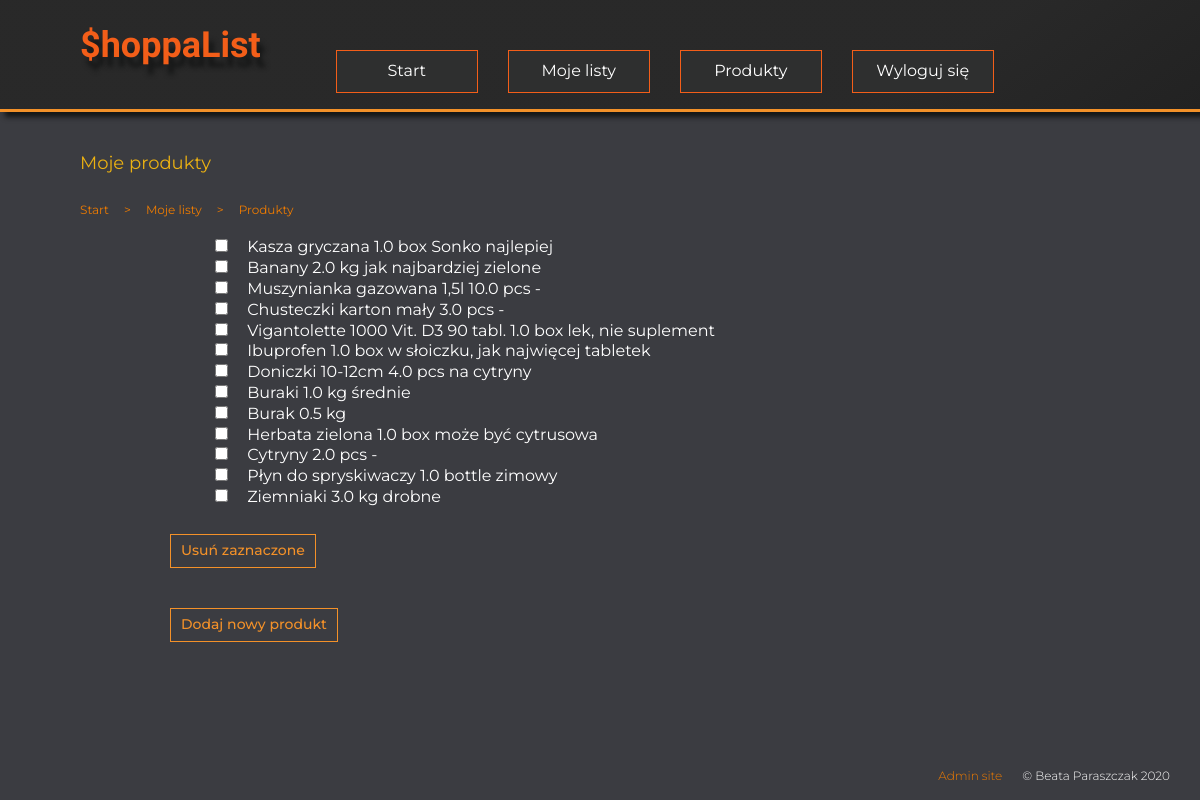
Before: /products/ (signed in) with the older database file.
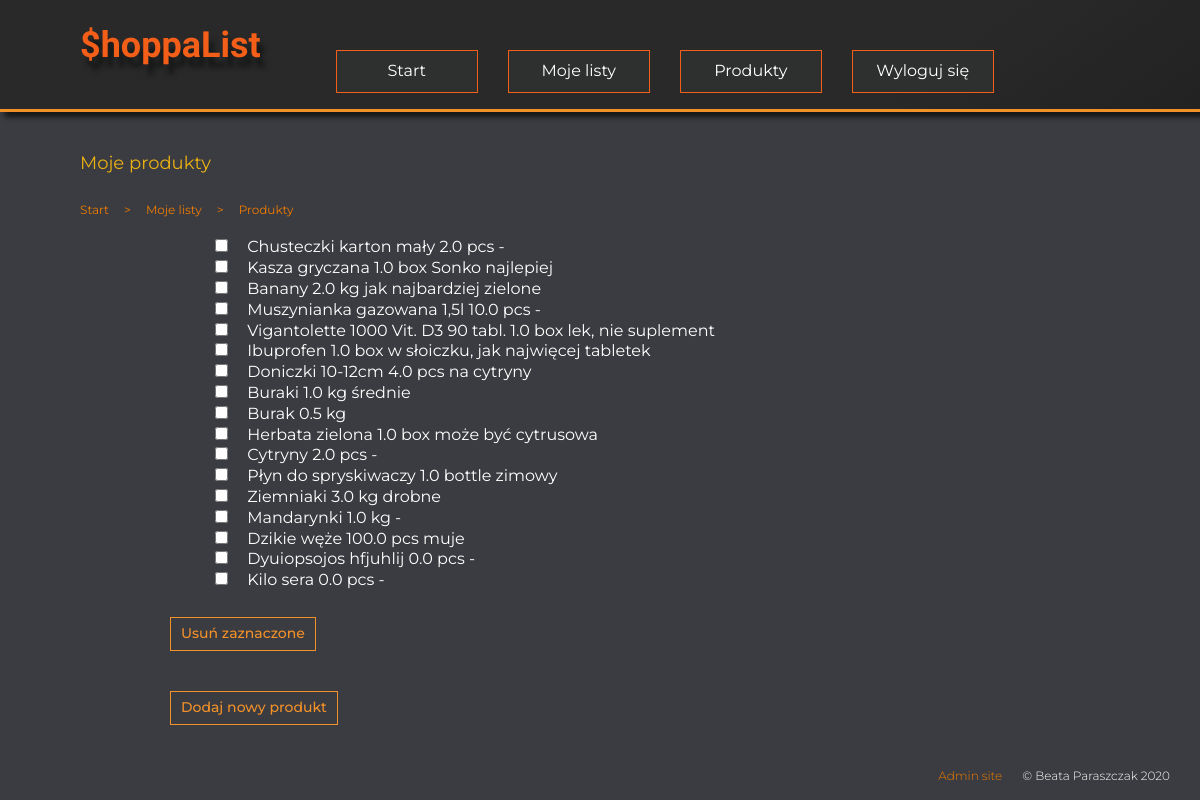
After: the same page with the newer database file.
### shopping/models.py (models this page shows, shortened)
class Product(models.Model):
    UNITS = [
        ('pcs', 'szt.'),
        ('box', 'op.'),
        ('bottle', 'but.'),
        ('kg', 'kg'),
        ('dag', 'dag'),
        ('l', 'l'),
        ('cm', 'cm'),
        ('m', 'm'),
    ]
    name = models.CharField(max_length=50, verbose_name="Nazwa")
    amount = models.FloatField(blank=True, default=0, verbose_name="Ilość")
    unit = models.CharField(max_length=6, choices=UNITS, default='pcs', verbose_name="Jednostka") #tu rozwijana lista z jednostkami: pcs, kg, l, box, bottle, dag
    comment = models.CharField(max_length=100, blank=True, default='-', verbose_name="Uwagi")
    categories = models.ManyToManyField(
        'Category',
        through='Entry',
        through_fields=('product', 'category'),
        blank=True,
        verbose_name="Nazwa listy"
        )
    owner = models.ForeignKey(User, on_delete=models.PROTECT, blank=True, null=True, verbose_name="Prywatne")
    def __str__(self):
        return f"{self.name} {self.amount} {self.unit} {self.comment}"
    class Meta:
        verbose_name = 'Product'
        verbose_name_plural = 'Products'

### shopping/views.py (the view, shortened to what this page needs)
# urls.py: path('products/', views.ListProducts.as_view(), name="products"),
class ListProducts(FormMixin, ListView, ProcessFormView):
    model = Product
    template_name = 'shopping/product_list.html'
    form_class = DeleteSelectedForm
    extra_context ={
        'title': 'Moje produkty',
    }
    def get_queryset(self):
        return Product.objects.filter(Q(owner=self.request.user) | Q(owner__isnull=True))

### shopping/forms.py
class DeleteSelectedForm(forms.Form):
    products = forms.ModelMultipleChoiceField(
                    widget = forms.CheckboxSelectMultiple,
                    queryset = Product.objects.all(),
    )

### shopping/templates/shopping/product_list.html (shortened to what this page needs)
{% extends "base.html" %}
{% block content %}
<ul class="breadcrumb">
    <li><a href="{% url 'index' %}">Start</a></li>
    <li>&gt</li>
    <li><a href="{% url 'categories' %}">Moje listy</a></li>
    <li>&gt</li>
    <li><a href="{% url 'products' %}">Produkty</a></li>
</ul>
<form method="POST">
    <ul>
        {% for p in object_list %}
        <li><input type="checkbox" name="products" value="{{ p.pk }}">&nbsp;<a
                href="{% url 'product' pk=p.pk %}">{{ p }}</a>
        </li>
        {% endfor %}
    </ul>
    <input class="sub" type="submit" value="Usuń zaznaczone">
</form>
<ul class="buttons">
    <li><a class="sub" href="{% url 'p_add' %}">Dodaj nowy produkt</a></li>
</ul>
{% endblock %}

### shopping/templates/base.html (shortened to what this page needs)
{% load static %}
<!DOCTYPE html>
<html lang="en">
<head>
    <link rel="stylesheet" type="text/css" href="{% static 'shopping/style.css' %}">
</head>
<body>
    <div class="menu-container">
        <div>
            <h1>$hoppaList</h1>
        </div>
        <div>
            <nav>
                <ul class="menu">
                    <li><a href="{% url 'index' %}">Start</a></li>
                    <li><a href="{% url 'categories' %}">Moje listy</a></li>
                    <li><a href="{% url 'products' %}">Produkty</a></li>
                    {% if user.is_authenticated %}
                    <li><a href="{% url 'logout' %}">Wyloguj się</a></li>
                    {% else %}
                    <li><a href="{% url 'login' %}">Zaloguj się</a></li>
                    {% endif %}
                </ul>
            </nav>
        </div>
    </div>
    <h3>{{ title }}</h3>
    <div class="content">
        {% block content %}
        {% endblock %}
    </div>
    <footer>
        <ul>
            <li><a href="{% url 'admin:index' %}">Admin site</a></li>
            <li>&copy; Beata Paraszczak 2020</li>
        </ul>
    </footer>
</body>
</html>

### shopping/static/shopping/style.css (style rules this page uses)
body { font-family: 'Montserrat', sans-serif; background-color: #3b3c41; margin: 0; padding: 0; color: #ffffff; height: 100vh; box-sizing: border-box; position: relative; }
.menu-container { padding: 0 0 0 80px; background: rgb(0, 0, 0); background: linear-gradient(144deg, rgba(41, 41, 41, 0.998) 76%, rgb(34, 34, 34) 100%); box-shadow: 5px 5px 5px #151616; border-bottom: 3px solid #f39129; display: flex; }
h1 { font-size: 36px; font-family: 'Rock Salt', cursive; color: #f35e19; text-shadow: 5px 10px 5px #151616; }
nav { margin: 50px 0 0 20px; }
.menu { display: flex; }
.menu li { text-align: center; justify-content: center; }
.menu li a { flex-direction: row; display: block; width: 100px; padding: 10px 20px 10px 20px; margin: 0px 15px; background-color: #2e2f2f; border: 1px solid #f35e19; font-size: 16px; transition: 0.4; }
.breadcrumb { display: flex; font-size: 12px !important; color: #ee7b00 !important; padding: 0 !important; margin-bottom: 20px; }
.breadcrumb li { font-size: 12px !important; color: #ee7b00 !important; margin-right: 15px; }
.breadcrumb li a { font-size: 12px !important; color: #ee7b00 !important; }
h3 { margin-top: 40px; padding: 0 0 10px 80px; font-size: 18px; font-weight: 400; color: #ebb112; }
ul { list-style: none; line-height: 1.3; }
ul a { text-decoration: none; color: #ffffff; }
footer { position: fixed; bottom: 0px; right: 20px; width: 100%; align-items: center; z-index: -1; }
footer ul { display: flex; justify-content: flex-end; }
footer ul li { flex-direction: row; margin: 0 10px; font-size: 12px; font-weight: 300; }
footer ul li a { color: #ee7b00; }
.content, form { padding: 0 0 20px 80px; }
form input, form select { margin: 0 15px; background-color: #f7f3ea; border: none; }
.buttons { display: flex; margin-left: 40px; }
.sub { text-align: center; padding: 6px 10px 8px 10px; margin: 10px; color: #f39129; font-family: inherit; font-weight: 500; text-decoration: none; font-size: 14px; background-color: #3b3c41; border: 1px solid #f39129; transition: 0.4; }

Changed rows visible on the page:
changed Product: name+amount+unit "Chusteczki karton mały 3.0 pcs -" → "Chusteczki karton mały 2.0 pcs -"; moves up the list
added Product: name+amount+unit "Mandarynki 1.0 kg -"
added Product: name+amount+unit "Dzikie węże 100.0 pcs muje"
added Product: name+amount+unit "Dyuiopsojos hfjuhlij 0.0 pcs -"
added Product: name+amount+unit "Kilo sera 0.0 pcs -"
